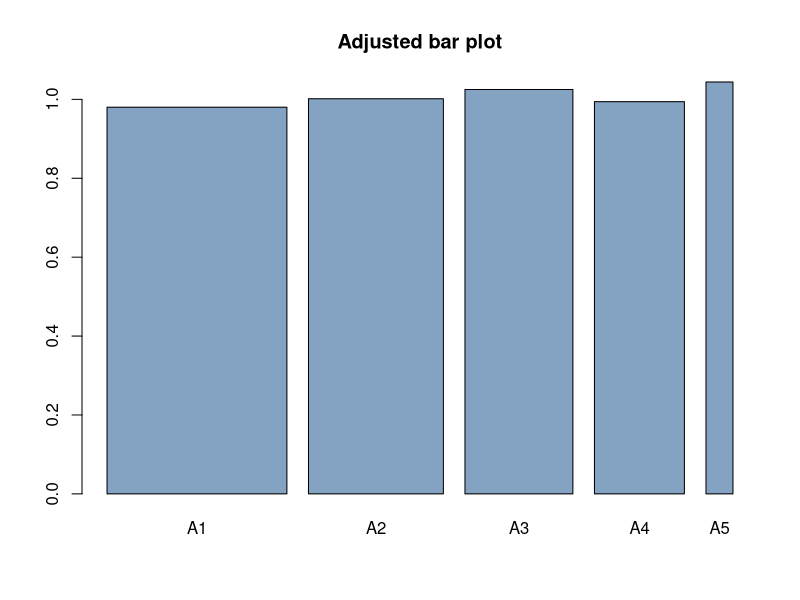
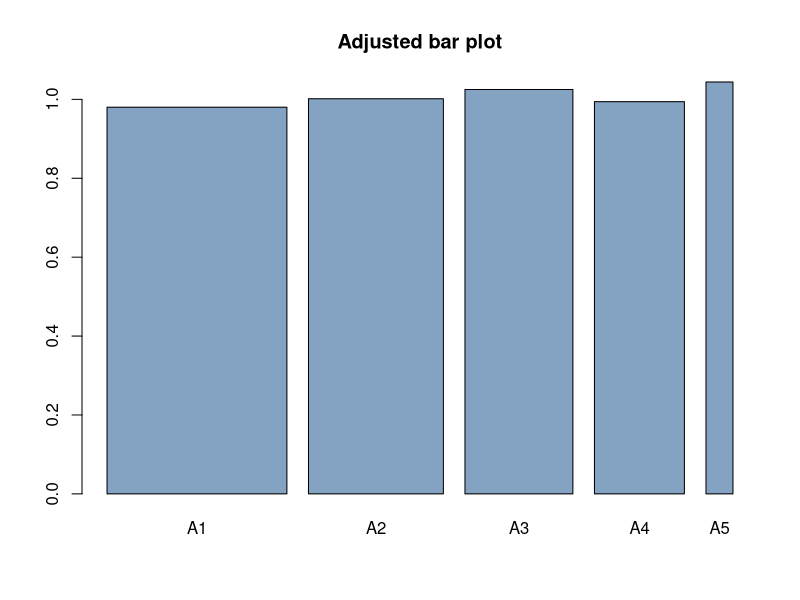

Source code (R) for these figures, in order:
# 02.01 - Exercise 2 - Spinner II

# Simply simulate values between [0, 1].
# 1/3, 1/4, 1/5, 1/6, and 1/20
NSIM = 10000
simVals = runif(NSIM)

# Arc1:
A1 = sum(simVals < 1/3)/NSIM
# Arc2:
A2 = sum(simVals > 1/3 & simVals < (1/3 + 1/4))/NSIM
# Arc3:
A3 = sum(simVals > (1/3 + 1/4) & simVals < (1/3 + 1/4 + 1/5))/NSIM
# Arc4:
A4 = sum(simVals > (1/3 + 1/4 + 1/5) & simVals < (1/3 + 1/4 + 1/5 + 1/6))/NSIM
# Arc5:
A5 = sum(simVals > (1/3 + 1/4 + 1/5 + 1/6))/NSIM

A1;A2;A3;A4;A5

# create dummy data
df <- data.frame(
  name=c("A1", "A2", "A3", "A4", "A5"),
  value=c(A1, A2, A3, A4, A5),
  area = c(3*A1, 4*A2, 5*A3, 6*A4, 20*A5)
)

# Control width:
barplot(height=df$area, names=df$name, col=rgb(0.2,0.4,0.6,0.6), width=c(1/3,1/4,1/5,1/6,1/20),
        main="Adjusted bar plot")

png(filename = "~/GITHUB/CoveredInChocolate.github.io/IntroProb/img/02.01_Ex02.png",
    width = 640, height=480)
barplot(height=df$area, names=df$name, col=rgb(0.2,0.4,0.6,0.6), width=c(1/3,1/4,1/5,1/6,1/20),
        main="Adjusted bar plot")
dev.off()
